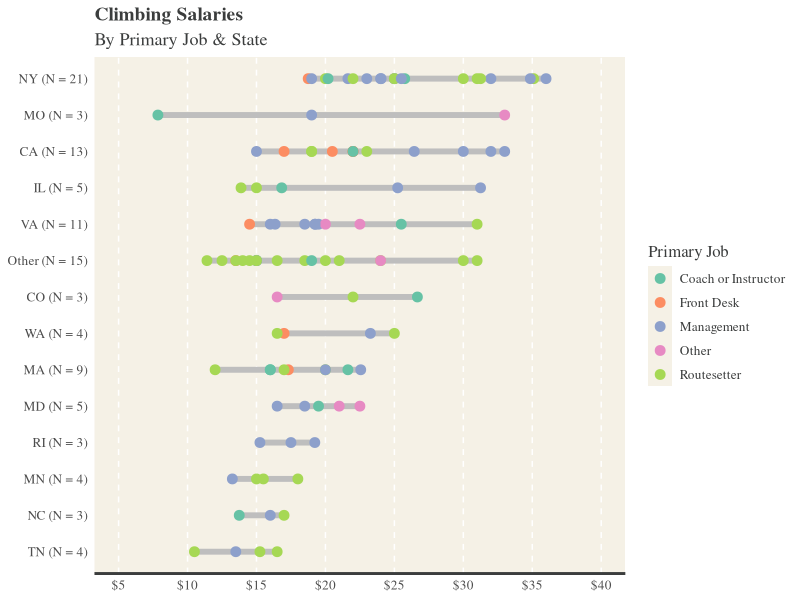
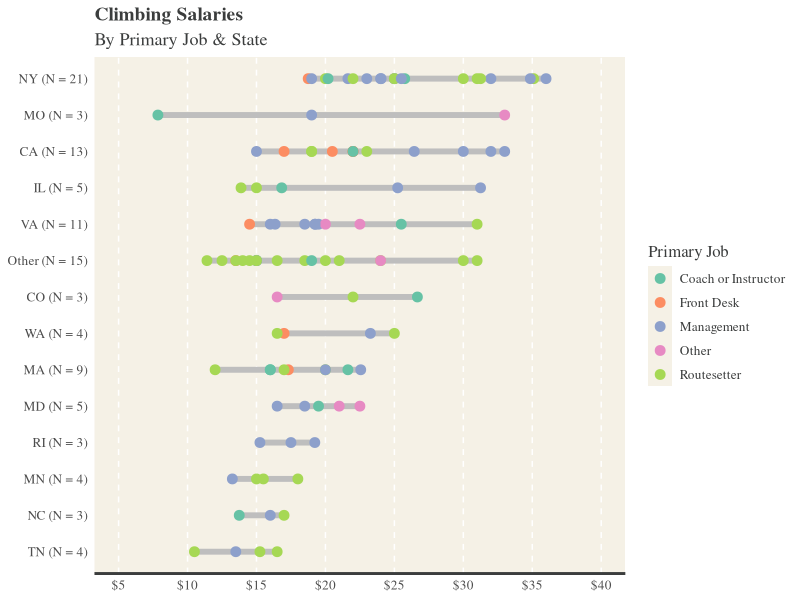

Source code (R) for these figures, in order:
library(tidyverse)


### Load cleaned up version of the raw Climbing Salary Data from Reddit
Climbing_Wage <- read.csv("FTClimbingSalary_Clean.csv") %>%
  # Add count column and a state + count (y-axis label) column 
  mutate(Count = map_int(.x = State_Clean, 
                         .f = ~table(State_Clean)[.]),
         State_N = case_when(
           Count > 2 ~ paste0(State_Clean, " (N = ", Count, ")"),
           Count <= 2 ~ "Other (N = 15)"))


### Create the lollipop chart
Climbing_Wage %>%
  # Group by "State_N" label column and find min/mean/max for each group
  group_by(State_N) %>%
  summarise(Min = min(Primary_Clean), 
            Mean = mean(Primary_Clean), 
            Max = max(Primary_Clean)) %>%
  # Round numeric columns and reorder "State_N" by maximum wage value
  mutate(across(.cols = 2:4, .fns = round, digits = 2),
         State_N = fct_reorder(State_N, Max)) %>%
  # Create the ggplot
  ggplot() +
  # Generate a gray segment that spans from min to max value for each group
  geom_segment(aes(x = State_N, 
                   xend = State_N, 
                   y = Min, 
                   yend = Max), 
               color = "gray", 
               size = 2) +
  # Add points along the segment where colors correspond to the primary job type
  geom_point(data = Climbing_Wage,
             aes(x = State_N, 
                 y = Primary_Clean, 
                 color = Main_Clean),
             size = 3) +
  # Customize the wage axis 
  scale_y_continuous(limits = c(5, 40), 
                     breaks = (seq(from = 5, to = 40, by = 5)),
                     labels = c(paste0("$",seq(from = 5, to = 40, by = 5)))) +
  # Flip the coordinates
  coord_flip() +
  # Adjust the color palette to brewer Set2
  scale_color_brewer(palette = "Set2") +
  # Make thematic changes with classic as a starting point
  theme_classic() +
  theme(axis.line.x = element_line(color = "#3b3d3d", size = 1, linetype = "solid"),
        axis.line.y = element_blank(),
        axis.ticks = element_blank(),
        axis.title = element_blank(),
        plot.title = element_text(face = "bold", size = 14),
        plot.subtitle = element_text(size = 13),
        panel.background = element_rect(fill = "#f5f1e6"),
        panel.grid.major.x = element_line(linetype = "dashed", color = "white"),
        text = element_text(size = 12, family = "serif", color = "#3b3d3d")) +
  # Add/amend labels
  labs(title = "Climbing Salaries",
       subtitle = "By Primary Job & State",
       color = "Primary Job")


### Export/save the plot
ggsave("CW_lollipop.png", units = "in", width = 11, height = 6, dpi = 350)
dev.off()
